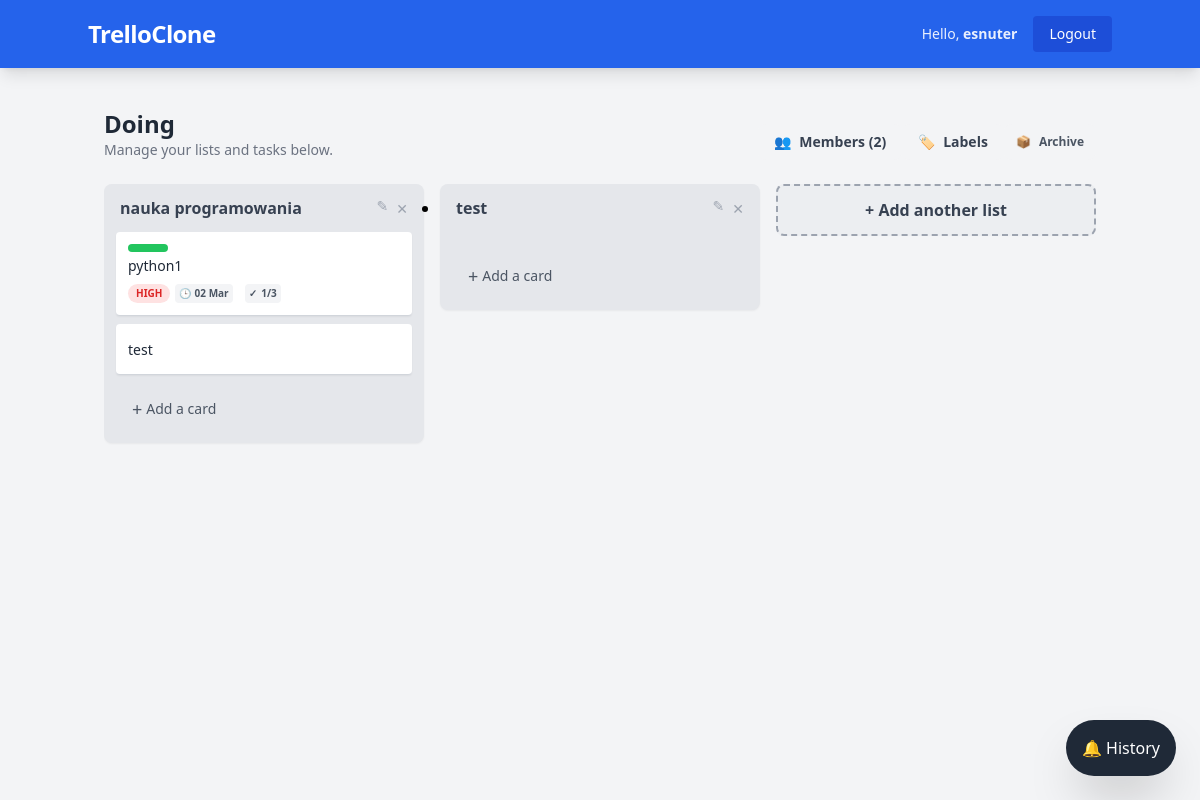
Screenshot of /board/doing/ (signed in) with the database file from the repository.
### boards/models.py (models this page shows, shortened)
class Board(models.Model):
    title = models.CharField(max_length=100)
    slug = models.SlugField(unique=True, blank=True)
    owner = models.ForeignKey(User, on_delete=models.CASCADE, related_name='boards')
    members = models.ManyToManyField(User, related_name='joined_boards', blank=True)
    created_at = models.DateTimeField(auto_now_add=True)
    position = models.PositiveIntegerField(default=0)
    class Meta:
        ordering = ['position']

class List(models.Model):
    board = models.ForeignKey(Board, on_delete=models.CASCADE, related_name='lists')
    title = models.CharField(max_length=100)
    position = models.PositiveIntegerField(default=0)
    class Meta:
        ordering = ['position']

class Label(models.Model):
    COLOR_CHOICES = [
        ('bg-green-500', 'Green'),
        ('bg-yellow-500', 'Yellow'),
        ('bg-orange-500', 'Orange'),
        ('bg-red-500', 'Red'),
        ('bg-purple-500', 'Purple'),
        ('bg-blue-500', 'Blue'),
    ]
    title = models.CharField(max_length=50)
    color = models.CharField(max_length=20, choices=COLOR_CHOICES, default='bg-green-500')
    board = models.ForeignKey(Board, on_delete=models.CASCADE, related_name='labels')

class Task(models.Model):
    PRIORITY_CHOICES = [
        ('LOW', 'Low'),
        ('MED', 'Medium'),
        ('HIGH', 'High'),
    ]
    list = models.ForeignKey(List, on_delete=models.CASCADE, related_name='tasks')
    title = models.CharField(max_length=200)
    description = models.TextField(blank=True)
    priority = models.CharField(max_length=4, choices=PRIORITY_CHOICES, default='MED')
    assigned_to = models.ForeignKey(User, on_delete=models.SET_NULL, null=True, blank=True)
    due_date = models.DateTimeField(null=True, blank=True)
    created_at = models.DateTimeField(auto_now_add=True)
    labels = models.ManyToManyField(Label, blank=True, related_name='tasks')
    position = models.PositiveIntegerField(default=0)
    assigned_to = models.ForeignKey(User, on_delete=models.SET_NULL, null=True, blank=True, related_name='tasks')
    due_date = models.DateTimeField(null=True, blank=True)
    is_archived = models.BooleanField(default=False)
    @property
    def checklist_total_count(self):
        return self.checklist_items.count()
    @property
    def checklist_completed_count(self):
        return self.checklist_items.filter(is_done=True).count()
    @property
    def due_status(self):
        if not self.due_date:
            return None
        now = timezone.now()
        if self.due_date < now:
            return "overdue"
        if self.due_date < now + timedelta(days=1):
            return "soon"
        return "upcoming"
    class Meta:
        ordering = ['position']

### boards/views.py (the view)
# urls.py: path('board/<slug:slug>/', views.board_detail, name='board_detail'),
@login_required
def board_detail(request, slug):
    board = get_object_or_404(
        Board,
        Q(owner=request.user) | Q(members=request.user),
        slug=slug
    )
    return render(request, 'boards/board_detail.html', {'board': board})

### boards/templates/boards/board_detail.html (shortened to what this page needs)
{% extends 'base.html' %}
{% block content %}
<div class="mb-6 flex justify-between items-end">
    <div>
        <h1 class="text-2xl font-bold text-gray-800">{{ board.title }}</h1>
        <p class="text-sm text-gray-500">Manage your lists and tasks below.</p>
    </div>
    <div class="flex">
        <div x-data="{ showMembers: false }" class="relative inline-block">
            <button @click="showMembers = !showMembers" class="bg-gray-100 hover:bg-gray-200 text-gray-700 px-4 py-2 rounded-lg text-sm font-bold flex items-center transition">
                <span class="mr-2">👥</span> Members ({{ board.members.count|add:1 }})
            </button>
        </div>
        <a href="{% url 'manage_labels' board.slug %}" class="bg-gray-100 hover:bg-gray-200 text-gray-700 px-4 py-2 rounded-lg text-sm font-bold flex items-center transition">
            <span class="mr-2">🏷️</span> Labels
        </a>
        <a href="{% url 'board_archive' board.slug %}" class="flex items-center bg-gray-100 hover:bg-gray-200 text-gray-600 px-3 py-1.5 rounded-lg text-xs font-bold transition">
            <span class="mr-2">📦</span> Archive
        </a>
    </div>
</div>
<div id="lists-container" class="flex overflow-x-auto pb-4 items-start space-x-4 custom-scrollbar">
    {% for list in board.lists.all %}
    <div class="list-item bg-gray-200 w-80 flex-shrink-0 rounded-lg shadow-sm p-3 cursor-grab" data-list-id="{{ list.id }}">
        <div class="flex justify-between items-center mb-3 px-1">
            <h3 class="font-bold text-gray-700">{{ list.title }}</h3>
            {% if board.owner == request.user %}
            <div class="flex space-x-2">
                <a href="{% url 'edit_list' list.id %}" class="text-gray-400 hover:text-blue-600 text-sm">✎</a>
                <form method="POST" action="{% url 'delete_list' list.id %}" onsubmit="return confirm('Delete?');">
                    <button type="submit" class="text-gray-400 hover:text-red-600 text-sm">✕</button>
                </form>
            </div>
            {% endif %}
        </div>
        <div class="task-sortable space-y-2 mt-2 min-h-[10px]" data-list-id="{{ list.id }}">
            {% for task in list.tasks.all %}
                {% if not task.is_archived %}
                <div class="bg-white p-3 rounded shadow-sm border-b border-gray-300 hover:bg-gray-50 group cursor-grab active:cursor-grabbing" data-task-id="{{ task.id }}">
                    <div class="flex justify-between items-start">
                        <a href="{% url 'task_detail' task.id %}" class="flex-grow">
                            <div class="flex flex-wrap gap-1 mb-1">
                                {% for label in task.labels.all %}
                                    <div class="{{ label.color }} h-2 w-10 rounded-full" title="{{ label.title }}"></div>
                                {% endfor %}
                            </div>
                            <p class="text-sm text-gray-800 font-medium">{{ task.title }}</p>
                            {% if task.priority == 'HIGH' %}
                                <span class="text-[10px] bg-red-100 text-red-600 px-2 py-0.5 rounded-full font-bold uppercase mt-1 inline-block">High</span>
                            {% endif %}
                                                {% if task.due_date %}
                            <div class="flex items-center mt-2 px-1 py-0.5 rounded text-[10px] font-bold inline-flex mr-2
                                {% if task.due_status == 'overdue' %}bg-red-100 text-red-700
                                {% elif task.due_status == 'soon' %}bg-yellow-100 text-yellow-700
                                {% else %}bg-gray-100 text-gray-600{% endif %}">
                                <span class="mr-1">🕒</span>
                                {{ task.due_date|date:"d M" }}
                            </div>
                        {% endif %}
                        {% if task.checklist_total_count > 0 %}
                            <div class="flex items-center mt-2 px-1 py-0.5 rounded text-[10px] font-bold inline-flex
                                {% if task.checklist_completed_count == task.checklist_total_count %}
                                    bg-green-100 text-green-700
                                {% else %}
                                    bg-gray-100 text-gray-600
                                {% endif %}">
                                <span class="mr-1">✓</span>
                                {{ task.checklist_completed_count }}/{{ task.checklist_total_count }}
                            </div>
                        {% endif %}
                        </a>
                    </div>
                </div>
                {% endif %}
            {% endfor %}
        </div>
        <div x-data="{ open: false }" class="mt-3 px-2">
            <button @click="open = true; $nextTick(() => $refs.taskTitle.focus())"
                    x-show="!open"
                    class="flex items-center w-full text-left text-sm text-gray-600 hover:bg-gray-300 p-2 rounded transition">
                <span class="mr-1 text-lg">+</span> Add a card
            </button>
        </div>
    </div>
    {% endfor %}
    <div class="w-80 flex-shrink-0">
        <a href="{% url 'add_list' board.id %}" class="block w-full text-center bg-gray-200 bg-opacity-50 hover:bg-opacity-100 text-gray-700 font-semibold p-3 rounded-lg border-2 border-dashed border-gray-400 transition">
            + Add another list
        </a>
    </div>
</div>
<div x-data="{ sideOpen: false }">
    <button @click="sideOpen = true" class="fixed bottom-6 right-6 bg-gray-800 text-white p-4 rounded-full shadow-2xl hover:scale-110 transition-transform z-40">
        🔔 History
    </button>
</div>
{% endblock %}

### boards/templates/base.html (shortened to what this page needs)
<!DOCTYPE html>
<html lang="en">
<head>
    <script src="https://cdn.tailwindcss.com"></script>
</head>
<body class="bg-gray-100 font-sans leading-normal tracking-normal">
    <nav class="bg-blue-600 p-4 shadow-lg">
        <div class="container mx-auto flex justify-between items-center text-white">
            <a href="{% url 'board_list' %}" class="text-2xl font-bold tracking-tight">TrelloClone</a>
            <div class="flex items-center space-x-4">
                {% if user.is_authenticated %}
                    <span class="text-sm opacity-90">Hello, <strong>{{ user.username }}</strong></span>
                    <form method="POST" action="{% url 'logout' %}">
                        <button type="submit" class="bg-blue-700 hover:bg-blue-800 px-4 py-2 rounded text-sm transition">Logout</button>
                    </form>
                {% else %}
                    <a href="{% url 'login' %}" class="text-white font-semibold hover:underline mr-4">Login</a>
                    <a href="{% url 'signup' %}" class="bg-white text-blue-600 font-bold px-4 py-2 rounded-lg shadow hover:bg-gray-100 transition">Sign Up</a>
                {% endif %}
            </div>
        </div>
    </nav>
    <main class="container mx-auto mt-10 px-4">
        {% block content %}
        {% endblock %}
    </main>
</body>
</html>

### rows the page displays
Board: title "Doing", members.count|add "2"
List: title "nauka programowania"
Task: title "python1", priority "HIGH", due_date "02 Mar", checklist_completed_count "1", checklist_total_count "3"
Task: title "test"
List: title "test"

### other values shown
{{ user.username }} "esnuter"
